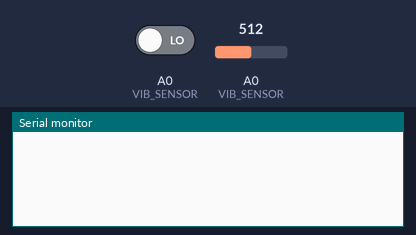
Bench run of a sketch on a simulated Arduino Uno, built with avr-gcc and run on an emulated ATmega328P. Shown: the last lines printed to the serial monitor. The inputs (shaded band) are chosen by the test bench; at power-on: A0 (VIB_SENSOR) LOW, A0 (VIB_SENSOR) = 512.

Above: at 1.2 s.
1.3 s: A0 (VIB_SENSOR) driven HIGH
At 1.41 s:
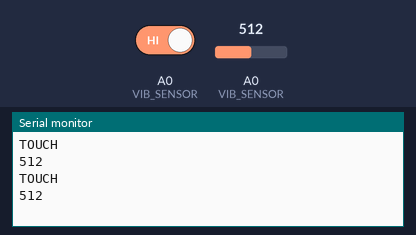
2.8 s: A0 (VIB_SENSOR) set to 716
At 2.81 s:
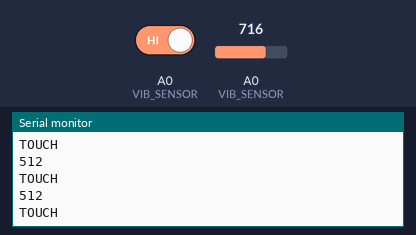
4.3 s: A0 (VIB_SENSOR) set to 900
At 4.32 s:
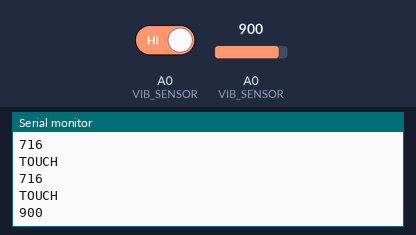
Timing chart, 0 to 7.3 s (numbered marks = the images above; inputs shaded):
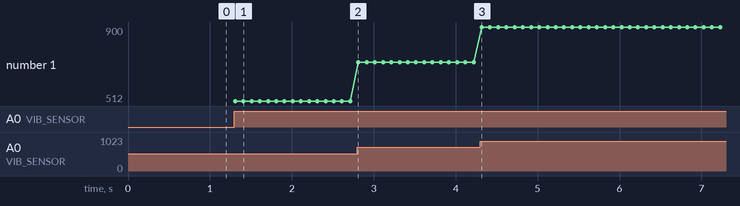

Measured:
- after the input at 1.3 s, the serial monitor: prints a new line at once (image 1)
- after the input at 4.3 s, the serial monitor: prints a new line at once (image 3)
- plotted number 1: 512 → 716 after the input at 2.8 s, 716 → 900 after the input at 4.3 s

The sketch:

SPEC_1.ino
```cpp
#define VIB_SENSOR A0
#define TOUCH 1

void setup() {
  // put your setup code here, to run once:
  Serial.begin(9600);
  pinMode(VIB_SENSOR, INPUT);
}

void loop() {
  // put your main code here, to run repeatedly:
  int isTouch = digitalRead(VIB_SENSOR);
  if(isTouch == TOUCH){
    Serial.println("TOUCH");
    int touchMeasure = analogRead(VIB_SENSOR);
    Serial.println(touchMeasure);
  }
  //Serial.println(isTouch);

  delay(100);
}
```
